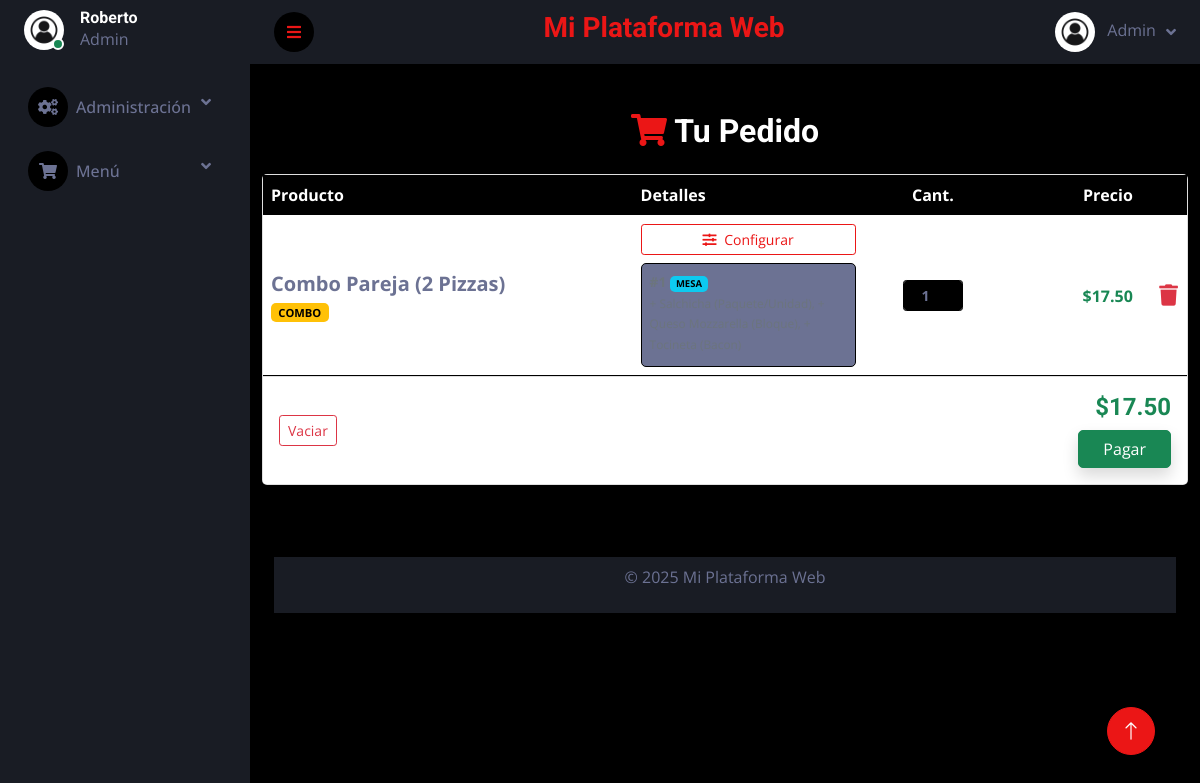
/paginas/carrito.php (signed in), run on an earlier commit of the app's database.
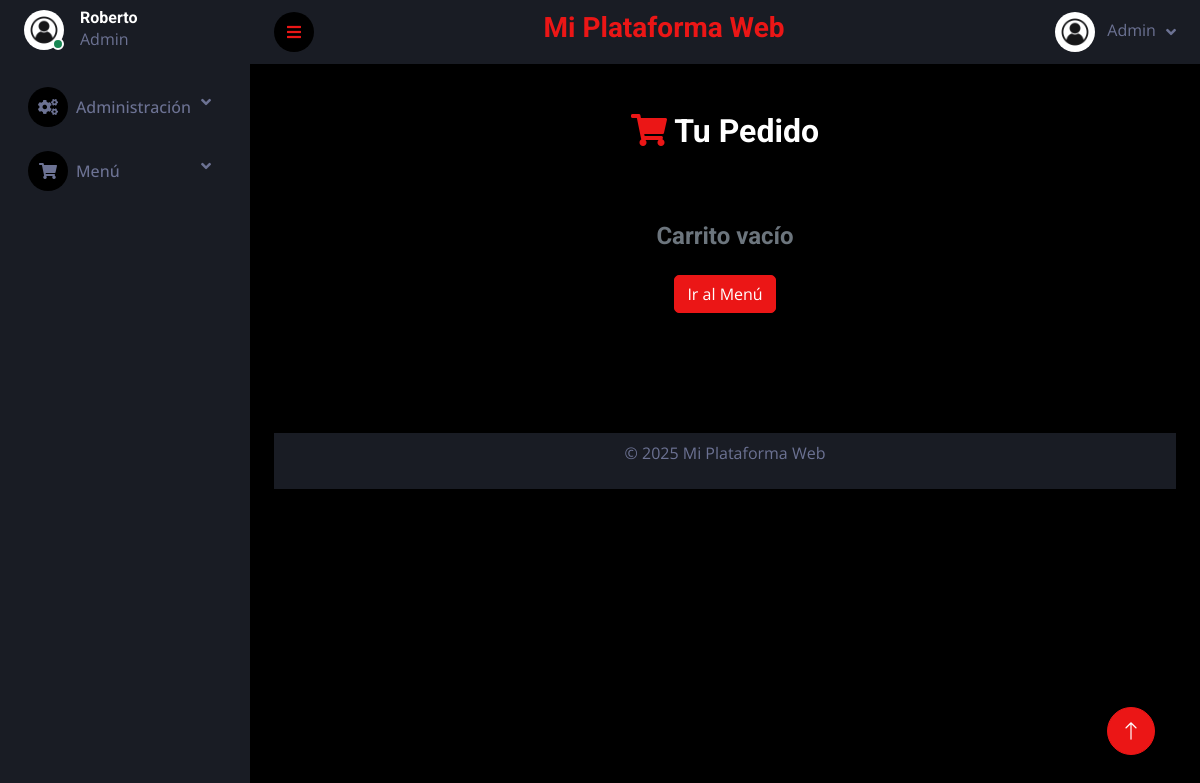
And on a later commit of the database.
### tables this page shows
CREATE TABLE `cart` (
  `id` int(11) NOT NULL,
  `user_id` int(11) NOT NULL,
  `product_id` int(11) NOT NULL,
  `quantity` int(11) NOT NULL,
  `consumption_type` enum('dine_in','takeaway','delivery') DEFAULT 'dine_in'
);

CREATE TABLE `products` (
  `id` int(11) NOT NULL,
  `name` varchar(100) NOT NULL,
  `description` text DEFAULT NULL,
  `price_usd` decimal(10,2) NOT NULL,
  `price_ves` decimal(10,2) NOT NULL,
  `stock` int(11) NOT NULL,
  `product_type` enum('simple','compound','prepared') DEFAULT 'simple',
  `kitchen_station` enum('pizza','kitchen','bar') DEFAULT 'kitchen',
  `image_url` varchar(255) DEFAULT NULL,
  `created_at` timestamp NULL DEFAULT current_timestamp(),
  `profit_margin` decimal(5,2) NOT NULL DEFAULT 20.00,
  `updated_at` timestamp NULL DEFAULT NULL
);

### templates/autoload.php (called while the page is built, shortened)
<?php
require_once '../funciones/conexion.php';
require_once '../funciones/Config.php';
$db = Database::getConnection();
require_once '../funciones/CartManager.php';
$cartManager = new CartManager($db);

### funciones/Config.php (called while the page is built, shortened)
<?php
class GlobalConfig {
    private $db;
    private $settings = [];
    private $loaded = false;
    public function __construct() {
        $this->db = Database::getConnection();
    }
    public function load() {
        if ($this->loaded) {
            return;
        }
        try {
            $query = "SELECT config_key, config_value FROM global_config";
            $stmt = $this->db->prepare($query);
            $stmt->execute();
            $results = $stmt->fetchAll(PDO::FETCH_ASSOC);
            if ($results) {
                foreach ($results as $row) {
                    $key = $row['config_key'];
                    $value = $row['config_value'];
                    $this->settings[$key] = $value;
                }
            }
            $this->loaded = true;
        } catch (Exception $e) {
            error_log("Excepción al cargar la configuración: " . $e->getMessage());
            $this->settings = [];
        }
    }
    public function get($key, $value = null) {
        $this->load();
        return $this->settings[$key] ?? $value;
    }
    public function setGlobals() {
        $this->load();
    }
}
$config = new GlobalConfig();
$config->setGlobals();
?>

### funciones/conexion.php (called while the page is built, shortened)
<?php
class Database
{
    private static $connection = null;
    public static function getConnection()
    {
        if (self::$connection === null) {
            try {
                $host     = $_ENV['DB_HOST'] ?? 'localhost';
                $dbname   = $_ENV['DB_NAME'] ?? 'minimarket';
                $username = $_ENV['DB_USER'] ?? 'root';
                $password = $_ENV['DB_PASSWORD'] ?? '';
                $port     = $_ENV['DB_PORT'] ?? '3306';
                $options = [
                    PDO::ATTR_ERRMODE            => PDO::ERRMODE_EXCEPTION,
                    PDO::ATTR_DEFAULT_FETCH_MODE => PDO::FETCH_ASSOC,
                    PDO::ATTR_EMULATE_PREPARES   => false,
                ];
                self::$connection = new PDO(
                    "mysql:host=$host;port=$port;dbname=$dbname;charset=utf8mb4",
                    $username,
                    $password,
                    $options
                );
            } catch (PDOException $e) {
                error_log("Error de conexión: " . $e->getMessage());
                die("<h3>Error de conexión.</h3><p>Verifica tu archivo .env y los logs del servidor.</p>");
            }
        }
        return self::$connection;
    }
}
?>

### paginas/carrito.php (the view, shortened to what the changed rows need)
<?php
require_once '../templates/autoload.php';
$userId = $_SESSION['user_id'] ?? null;
$cartItems = $cartManager->getCart($userId);
$total = $cartManager->calculateTotal($cartItems);
require_once '../templates/header.php';
?>
<div class="container mt-5 mb-5">
    <h2 class="text-center mb-4"><i class="fa fa-shopping-cart text-primary"></i> Tu Pedido</h2>
    <?php if (empty($cartItems)): ?>
        <div class="text-center py-5">
            <h4 class="text-muted">Carrito vacío</h4>
            <a href="tienda.php" class="btn btn-primary mt-3">Ir al Menú</a>
        </div>
    <?php else: ?>
        <div class="card shadow">
            <div class="card-body p-0">
                <div class="table-responsive">
                    <table class="table table-hover align-middle mb-0">
                        <thead class="table-dark">
                            <tr>
                                <th style="width: 40%;">Producto</th>
                                <th style="width: 25%;">Detalles</th>
                                <th class="text-center" style="width: 15%;">Cant.</th>
                                <th class="text-end" style="width: 15%;">Precio</th>
                                <th style="width: 5%;"></th>
                            </tr>
                        </thead>
                        <tbody>
                            <?php foreach ($cartItems as $item): ?>
                                <tr>
                                    <td>
                                        <div class="fw-bold fs-5"><?= htmlspecialchars($item['name']) ?></div>
                                        <?php if($item['product_type']=='compound'): ?>
                                            <span class="badge bg-warning text-dark" style="font-size:0.7em">COMBO</span>
                                        <?php endif; ?>
                                    </td>
                                    <td>
                                        <?php if ($item['product_type'] != 'simple'): ?>
                                            <button class="btn btn-sm btn-outline-primary w-100 mb-2"
                                                    onclick="openModifierModal(<?= $item['id'] ?>)">
                                                <i class="fa fa-sliders-h me-1"></i> Configurar
                                            </button>
                                            <?php if (!empty($item['modifiers_desc'])): ?>
                                                <div class="small text-muted bg-light p-2 rounded border" style="font-size: 0.85rem;">
                                                    <?php foreach($item['modifiers_desc'] as $d) echo $d; ?>
                                                </div>
                                            <?php endif; ?>
                                        <?php else: ?>
                                            <small class="text-muted fst-italic">Sin opciones</small>
                                        <?php endif; ?>
                                    </td>
                                    <td class="text-center">
                                        <form method="post">
                                            <input type="number" name="quantity" value="<?= $item['quantity'] ?>" class="form-control form-control-sm text-center fw-bold" style="width:60px; margin:auto;" onchange="this.form.submit()">
                                        </form>
                                    </td>
                                    <td class="text-end fw-bold text-success">$<?= number_format($item['total_price'], 2) ?></td>
                                    <td class="text-end">
                                        <form method="post">
                                            <button class="btn btn-link text-danger p-0"><i class="fa fa-trash fa-lg"></i></button>
                                        </form>
                                    </td>
                                </tr>
                            <?php endforeach; ?>
                        </tbody>
                    </table>
                </div>
            </div>
            <div class="card-footer bg-white p-3">
                <div class="d-flex justify-content-between align-items-center">
                    <form method="post"><input type="hidden" name="action" value="clear"><button class="btn btn-outline-danger btn-sm">Vaciar</button></form>
                    <div class="text-end">
                        <h4 class="text-success fw-bold m-0">$<?= number_format($total['total_usd'], 2) ?></h4>
                        <a href="checkout.php" class="btn btn-success mt-2 px-4 shadow">Pagar</a>
                    </div>
                </div>
            </div>
        </div>
    <?php endif; ?>
</div>
<?php require_once '../templates/footer.php'; ?>

### funciones/CartManager.php (shortened to what the changed rows need)
<?php
class CartManager {
    private $db;
    private $table_name = 'cart';
    public function __construct($db) {
        $this->db = $db;
    }
    public function getCart($user_id) {
        $stmt = $this->db->prepare("
            SELECT c.*, p.name, p.price_usd, p.price_ves, p.image_url, p.product_type
            FROM {$this->table_name} c
            JOIN products p ON c.product_id = p.id
            WHERE c.user_id = ?
        ");
        $stmt->execute([$user_id]);
        $items = $stmt->fetchAll(PDO::FETCH_ASSOC);
        foreach ($items as &$item) {
            $basePrice = floatval($item['price_usd']);
            $extraPrice = 0;
            $stmtMod = $this->db->prepare("
                SELECT cim.*, rm.name as material_name
                FROM cart_item_modifiers cim
                LEFT JOIN raw_materials rm ON cim.raw_material_id = rm.id
                WHERE cim.cart_id = ?
                ORDER BY cim.sub_item_index ASC
            ");
            $stmtMod->execute([$item['id']]);
            $rawModifiers = $stmtMod->fetchAll(PDO::FETCH_ASSOC);
            $groupedMods = [];
            $generalNote = "";
            foreach ($rawModifiers as $mod) {
                $idx = $mod['sub_item_index'];
                if (!isset($groupedMods[$idx])) {
                    $groupedMods[$idx] = [
                        'is_takeaway' => 0,
                        'desc' => []
                    ];
                }
                if ($mod['modifier_type'] == 'info') {
                    $groupedMods[$idx]['is_takeaway'] = intval($mod['is_takeaway']);
                }
                elseif ($mod['modifier_type'] == 'add') {
                    $extraPrice += floatval($mod['price_adjustment']);
                    $groupedMods[$idx]['desc'][] = "+ " . $mod['material_name'];
                }
                elseif ($mod['modifier_type'] == 'remove') {
                    $groupedMods[$idx]['desc'][] = "SIN " . $mod['material_name'];
                }
            }
            $visualDesc = [];
            foreach ($groupedMods as $idx => $data) {
                $statusTag = ($data['is_takeaway'] == 1)
                    ? '<span class="badge bg-secondary text-white" style="font-size:0.7em">LLEVAR</span>'
                    : '<span class="badge bg-info text-dark" style="font-size:0.7em">MESA</span>';
                $extrasText = empty($data['desc']) ? '' : '<br><span class="small text-muted">' . implode(', ', $data['desc']) . '</span>';
                $visualDesc[] = "<div class='mb-1'><strong>#".($idx+1)."</strong> $statusTag $extrasText</div>";
            }
            $item['modifiers_grouped'] = $groupedMods;
            $item['modifiers_desc'] = $visualDesc;
            $item['unit_price_final'] = $basePrice + $extraPrice;
        }
        return $items;
    }
    public function calculateTotal($cart_items) {
        $total_usd = 0;
        foreach ($cart_items as $item) $total_usd += $item['total_price'];
        $rate = isset($GLOBALS['config']) ? $GLOBALS['config']->get('exchange_rate') : 1;
        return ['total_usd' => $total_usd, 'total_ves' => $total_usd * $rate];
    }
}
?>

What changed in the data, as far as the page shows it:
removed cart: product.name "Combo Pareja (2 Pizzas)", quantity "1", total_price "17.50"
Also different on the page:
$total['total_usd']: "17.50" → (not shown)
text no longer shown: "Producto Detalles Cant. Precio Vaciar $ Pagar"
text now shown: "Carrito vacío Ir al Menú"
